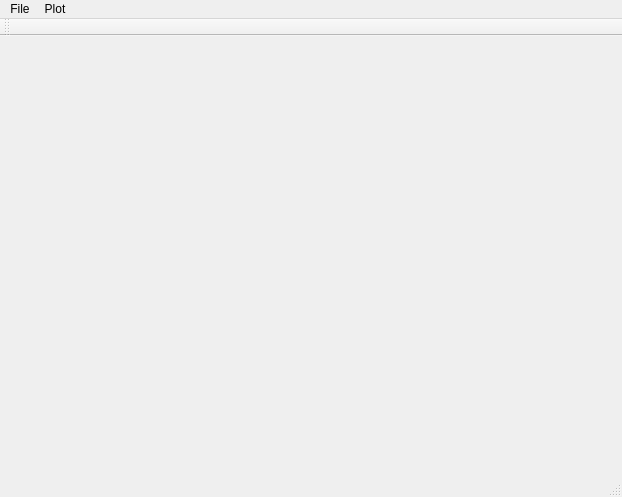
<?xml version="1.0" encoding="UTF-8"?>
<ui version="4.0">
 <class>MainWindow</class>
 <widget class="QMainWindow" name="MainWindow">
  <property name="geometry">
   <rect>
    <x>0</x>
    <y>0</y>
    <width>622</width>
    <height>497</height>
   </rect>
  </property>
  <property name="windowTitle">
   <string>Simple Terminal</string>
  </property>
  <widget class="QWidget" name="centralWidget">
   <layout class="QVBoxLayout" name="verticalLayout">
    <item>
     <widget class="QWidget" name="widget" native="true"/>
    </item>
   </layout>
  </widget>
  <widget class="QMenuBar" name="menuBar">
   <property name="geometry">
    <rect>
     <x>0</x>
     <y>0</y>
     <width>622</width>
     <height>23</height>
    </rect>
   </property>
   <widget class="QMenu" name="menuFile">
    <property name="title">
     <string>File</string>
    </property>
    <addaction name="actionSave"/>
    <addaction name="actionExit"/>
    <addaction name="actionAbout"/>
   </widget>
   <widget class="QMenu" name="menuPlot">
    <property name="title">
     <string>Plot</string>
    </property>
    <addaction name="actionAuto_scale_on"/>
    <addaction name="actionZoom"/>
    <addaction name="actionZoom_2"/>
    <addaction name="actionSave_Polt"/>
    <addaction name="actionSet_Color"/>
   </widget>
   <addaction name="menuFile"/>
   <addaction name="menuPlot"/>
  </widget>
  <widget class="QToolBar" name="mainToolBar">
   <attribute name="toolBarArea">
    <enum>TopToolBarArea</enum>
   </attribute>
   <attribute name="toolBarBreak">
    <bool>false</bool>
   </attribute>
  </widget>
  <widget class="QStatusBar" name="statusBar"/>
  <action name="actionSave">
   <property name="text">
    <string>Save</string>
   </property>
  </action>
  <action name="actionExit">
   <property name="text">
    <string>Exit</string>
   </property>
  </action>
  <action name="actionAbout">
   <property name="text">
    <string>About</string>
   </property>
  </action>
  <action name="actionAuto_scale_on">
   <property name="text">
    <string>Auto scale on</string>
   </property>
  </action>
  <action name="actionZoom">
   <property name="text">
    <string>Zoom +</string>
   </property>
  </action>
  <action name="actionZoom_2">
   <property name="text">
    <string>Zoom -</string>
   </property>
  </action>
  <action name="actionSave_Polt">
   <property name="text">
    <string>Save plot</string>
   </property>
  </action>
  <action name="actionSet_Color">
   <property name="text">
    <string>Set Color</string>
   </property>
  </action>
 </widget>
 <layoutdefault spacing="6" margin="11"/>
 <resources/>
 <connections/>
</ui>
